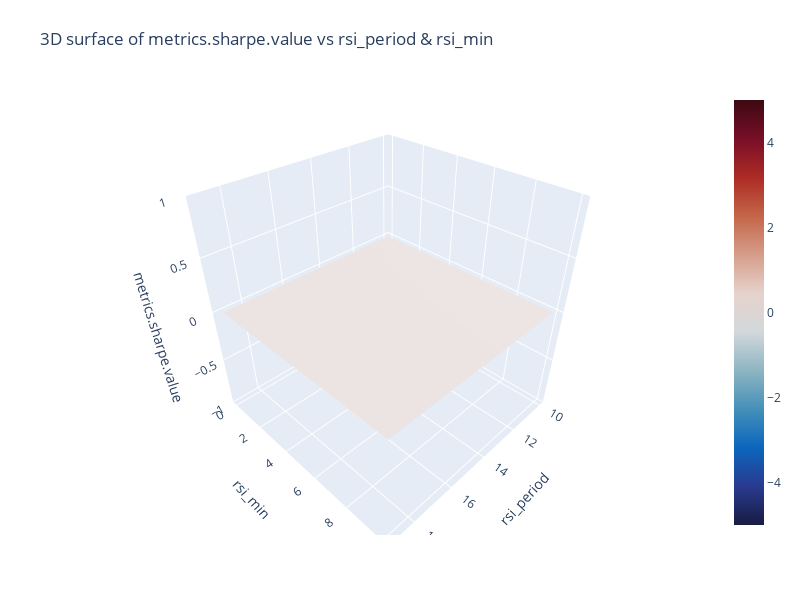
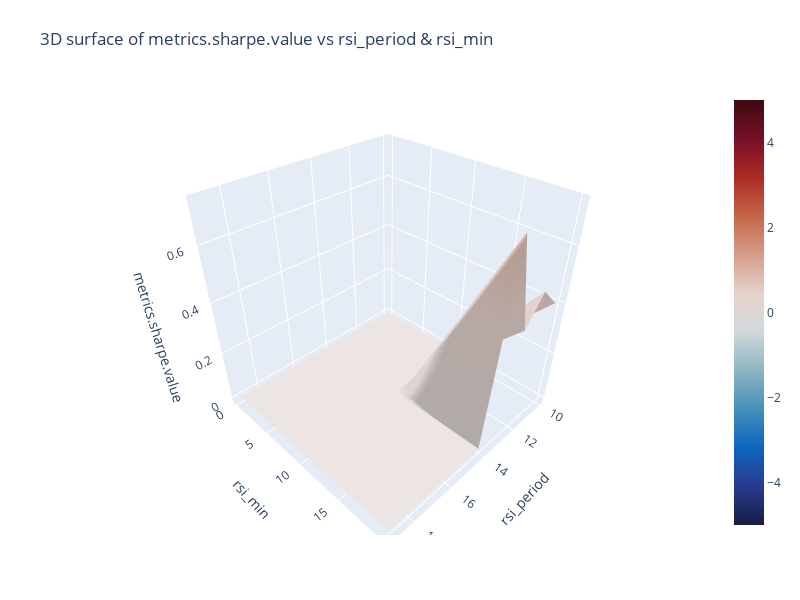
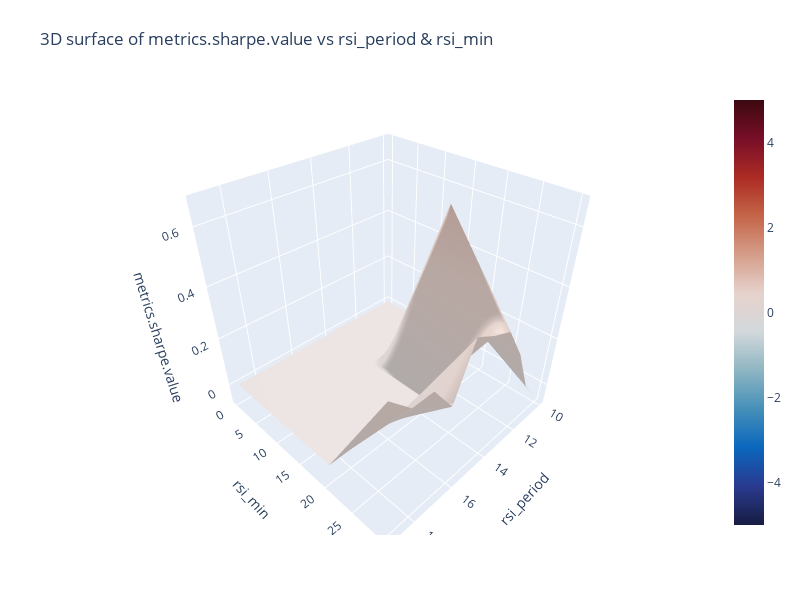
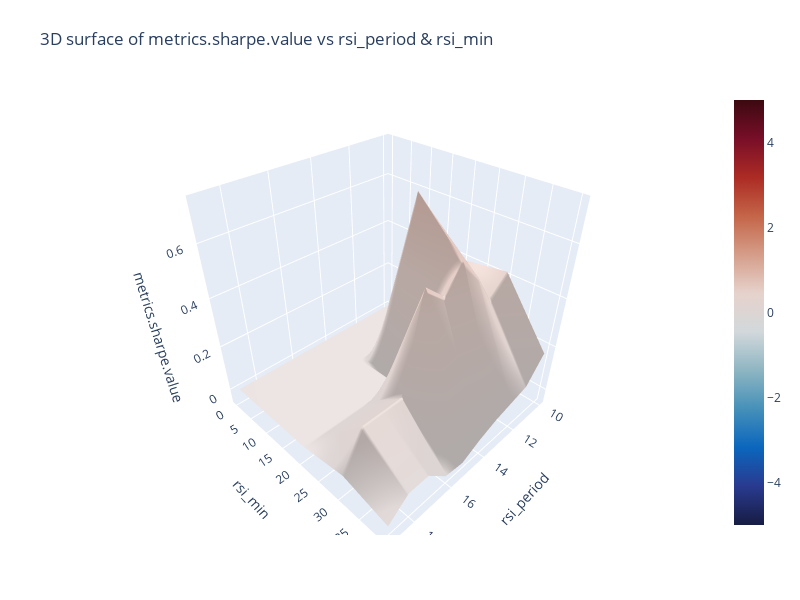

Notebook code for these charts, in order:
### Code cell
t_constants = itertools.product(*[df[col].unique() for col in others_parameters])
for constant in t_constants:
    q = ""
    for i, param in enumerate(others_parameters):
        if i != 0:
            q += " and "
        q += param + "==" + str(constant[i])
    
    df2 = df.query(q)
    df2 = df2[df2[z_col].notnull()]  # remove NaN
    df2 = df2.sort_values(z_col, ascending=False)  # sort by z_col descending
    display(HTML(f"<h2>{q}</h2>"))
    if len(df2) != 0:
        display(df2)
        display()
        
        if len(df2) > 2:
            x1 = np.linspace(df2[x_col].min(), df2[x_col].max(), len(df2[x_col].unique()))
            y1 = np.linspace(df2[y_col].min(), df2[y_col].max(), len(df2[y_col].unique()))
            x2, y2 = np.meshgrid(x1, y1)
            z2 = None
            try:
                z2 = griddata((df2[x_col], df2[y_col]), df2[z_col], (x2, y2), method='cubic')
            except QhullError:
                pass

            if z2 is not None:
                plot_3dsurf_mpl(x2, y2, z2)

                plot_imshow_mplt(z2)

                plot_3dsurf_plotly(x2, y2, z2)

### Figure 1 — Plotly figure (JSON) as saved in the notebook; plotly's stock layout.template omitted (floating-point values rounded to 4 significant figures)
{"data": [{"cmax": 5, "cmin": -5, "colorscale": [[0, "rgb(23, 28, 66)"], [0.09091, "rgb(41, 58, 143)"], [0.1818, "rgb(11, 102, 189)"], [0.2727, "rgb(69, 144, 185)"], [0.3636, "rgb(142, 181, 194)"], [0.4545, "rgb(210, 216, 219)"], [0.5455, "rgb(230, 210, 204)"], [0.6364, "rgb(213, 157, 137)"], [0.7273, "rgb(196, 101, 72)"], [0.8182, "rgb(172, 43, 36)"], [0.9091, "rgb(120, 14, 40)"], [1, "rgb(60, 9, 17)"]], "type": "surface", "x": [[10, 11, 12, 13, 14, 15, 16, 17, 18, 19], [10, 11, 12, 13, 14, 15, 16, 17, 18, 19]], "y": [[0, 0, 0, 0, 0, 0, 0, 0, 0, 0], [10, 10, 10, 10, 10, 10, 10, 10, 10, 10]], "z": [[0, 0, 0, 0, 0, 0, 0, 0, 0, 0], [0, 0, 0, 0, 0, 0, 0, 0, 0, 0]]}], "layout": {"autosize": false, "height": 600, "margin": {"b": 65, "l": 65, "r": 50, "t": 90}, "scene": {"xaxis": {"title": {"text": "rsi_period"}}, "yaxis": {"title": {"text": "rsi_min"}}, "zaxis": {"title": {"text": "metrics.sharpe.value"}}}, "title": {"text": "3D surface of metrics.sharpe.value vs rsi_period & rsi_min"}, "width": 800}}

### Figure 2 — Plotly figure (JSON) as saved in the notebook; plotly's stock layout.template omitted (floating-point values rounded to 4 significant figures)
{"data": [{"cmax": 5, "cmin": -5, "colorscale": [[0, "rgb(23, 28, 66)"], [0.09091, "rgb(41, 58, 143)"], [0.1818, "rgb(11, 102, 189)"], [0.2727, "rgb(69, 144, 185)"], [0.3636, "rgb(142, 181, 194)"], [0.4545, "rgb(210, 216, 219)"], [0.5455, "rgb(230, 210, 204)"], [0.6364, "rgb(213, 157, 137)"], [0.7273, "rgb(196, 101, 72)"], [0.8182, "rgb(172, 43, 36)"], [0.9091, "rgb(120, 14, 40)"], [1, "rgb(60, 9, 17)"]], "type": "surface", "x": [[10, 11, 12, 13, 14, 15, 16, 17, 18, 19], [10, 11, 12, 13, 14, 15, 16, 17, 18, 19], [10, 11, 12, 13, 14, 15, 16, 17, 18, 19]], "y": [[0, 0, 0, 0, 0, 0, 0, 0, 0, 0], [10, 10, 10, 10, 10, 10, 10, 10, 10, 10], [20, 20, 20, 20, 20, 20, 20, 20, 20, 20]], "z": [[0, 0, 0, 0, 0, 0, 0, 0, 0, 0], [0, 0, 0, 0, 0, 0, 0, 0, 0, 0], [0.4, 0.48, 0.38, 0.73, 0, 0, 0, 0, 0, 0]]}], "layout": {"autosize": false, "height": 600, "margin": {"b": 65, "l": 65, "r": 50, "t": 90}, "scene": {"xaxis": {"title": {"text": "rsi_period"}}, "yaxis": {"title": {"text": "rsi_min"}}, "zaxis": {"title": {"text": "metrics.sharpe.value"}}}, "title": {"text": "3D surface of metrics.sharpe.value vs rsi_period & rsi_min"}, "width": 800}}

### Figure 3 — Plotly figure (JSON) as saved in the notebook; plotly's stock layout.template omitted (floating-point values rounded to 4 significant figures)
{"data": [{"cmax": 5, "cmin": -5, "colorscale": [[0, "rgb(23, 28, 66)"], [0.09091, "rgb(41, 58, 143)"], [0.1818, "rgb(11, 102, 189)"], [0.2727, "rgb(69, 144, 185)"], [0.3636, "rgb(142, 181, 194)"], [0.4545, "rgb(210, 216, 219)"], [0.5455, "rgb(230, 210, 204)"], [0.6364, "rgb(213, 157, 137)"], [0.7273, "rgb(196, 101, 72)"], [0.8182, "rgb(172, 43, 36)"], [0.9091, "rgb(120, 14, 40)"], [1, "rgb(60, 9, 17)"]], "type": "surface", "x": [[10, 11, 12, 13, 14, 15, 16, 17, 18, 19], [10, 11, 12, 13, 14, 15, 16, 17, 18, 19], [10, 11, 12, 13, 14, 15, 16, 17, 18, 19], [10, 11, 12, 13, 14, 15, 16, 17, 18, 19]], "y": [[0, 0, 0, 0, 0, 0, 0, 0, 0, 0], [10, 10, 10, 10, 10, 10, 10, 10, 10, 10], [20, 20, 20, 20, 20, 20, 20, 20, 20, 20], [30, 30, 30, 30, 30, 30, 30, 30, 30, 30]], "z": [[0, 0, 0, 0, 0, 0, 0, 0, 0, 0], [0, 0, 0, 0, 0, 0, 0, 0, 0, 0], [0.08, 0.23, 0.37, 0.67, 0, 0, 0, 0, 0, 0], [-0.06, 0.04, 0.23, 0.36, 0.39, 0.43, 0.24, 0.35, 0.35, 0.43]]}], "layout": {"autosize": false, "height": 600, "margin": {"b": 65, "l": 65, "r": 50, "t": 90}, "scene": {"xaxis": {"title": {"text": "rsi_period"}}, "yaxis": {"title": {"text": "rsi_min"}}, "zaxis": {"title": {"text": "metrics.sharpe.value"}}}, "title": {"text": "3D surface of metrics.sharpe.value vs rsi_period & rsi_min"}, "width": 800}}

### Figure 4 — Plotly figure (JSON) as saved in the notebook; plotly's stock layout.template omitted (floating-point values rounded to 4 significant figures)
{"data": [{"cmax": 5, "cmin": -5, "colorscale": [[0, "rgb(23, 28, 66)"], [0.09091, "rgb(41, 58, 143)"], [0.1818, "rgb(11, 102, 189)"], [0.2727, "rgb(69, 144, 185)"], [0.3636, "rgb(142, 181, 194)"], [0.4545, "rgb(210, 216, 219)"], [0.5455, "rgb(230, 210, 204)"], [0.6364, "rgb(213, 157, 137)"], [0.7273, "rgb(196, 101, 72)"], [0.8182, "rgb(172, 43, 36)"], [0.9091, "rgb(120, 14, 40)"], [1, "rgb(60, 9, 17)"]], "type": "surface", "x": [[10, 11, 12, 13, 14, 15, 16, 17, 18, 19], [10, 11, 12, 13, 14, 15, 16, 17, 18, 19], [10, 11, 12, 13, 14, 15, 16, 17, 18, 19], [10, 11, 12, 13, 14, 15, 16, 17, 18, 19], [10, 11, 12, 13, 14, 15, 16, 17, 18, 19]], "y": [[0, 0, 0, 0, 0, 0, 0, 0, 0, 0], [10, 10, 10, 10, 10, 10, 10, 10, 10, 10], [20, 20, 20, 20, 20, 20, 20, 20, 20, 20], [30, 30, 30, 30, 30, 30, 30, 30, 30, 30], [40, 40, 40, 40, 40, 40, 40, 40, 40, 40]], "z": [[0, 0, 0, 0, 0, 0, 0, 0, 0, 0], [0, 1.639e-17, 0, 0, 0, 0, 0, 0, 0, 0], [0.39, 0.44, 0.62, 0.73, 0, 0, 0, 0, 0, 0], [0.42, 0.34, 0.47, 0.56, 0.48, 0.55, 0.18, 0.18, 0.18, 0.03], [0.17, 0.07, 0.05, 0.03, 0, -0.04, -0.03, 0.05, 0.05, -0.02]]}], "layout": {"autosize": false, "height": 600, "margin": {"b": 65, "l": 65, "r": 50, "t": 90}, "scene": {"xaxis": {"title": {"text": "rsi_period"}}, "yaxis": {"title": {"text": "rsi_min"}}, "zaxis": {"title": {"text": "metrics.sharpe.value"}}}, "title": {"text": "3D surface of metrics.sharpe.value vs rsi_period & rsi_min"}, "width": 800}}
